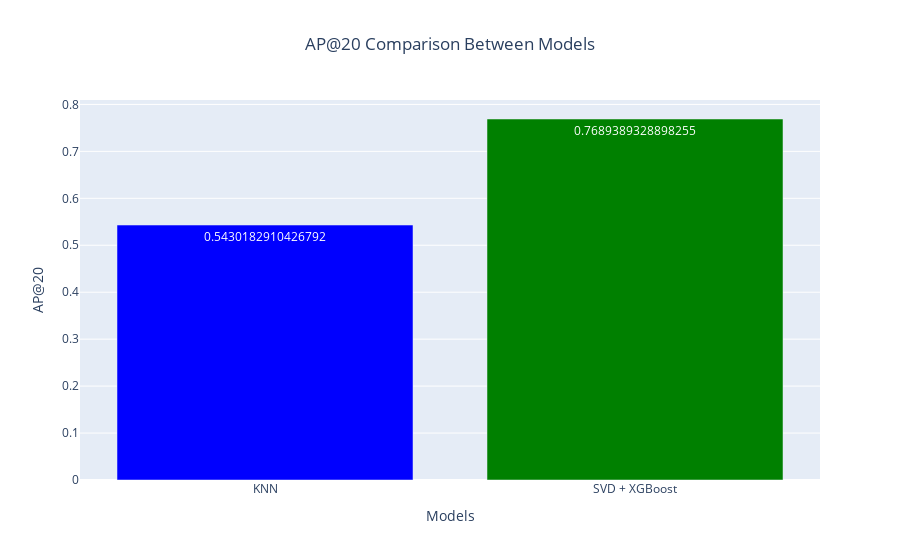

Write notebook code for a chart like this one.
### Code cell
import plotly.express as px

# AP values for the models
models = ['KNN', 'SVD + XGBoost']
ap_values = [mean_ap, avg_ap]

# Create a bar plot using Plotly
fig = px.bar(x=models, y=ap_values, 
             labels={'x': 'Models', 'y': 'AP@20'}, 
             title='AP@20 Comparison Between Models', 
             text=ap_values)

# Customize the layout
fig.update_traces(marker_color=['blue', 'green'])
fig.update_layout(title_x=0.5)  # Center the title

# Show the plot
fig.show()

### Figure 1 — Plotly figure (JSON) as saved in the notebook; plotly's stock layout.template omitted (floating-point values rounded to 4 significant figures)
{"data": [{"alignmentgroup": "True", "hovertemplate": "Models=%{x}<br>AP@20=%{y}<br>text=%{text}<extra></extra>", "legendgroup": "", "marker": {"color": ["blue", "green"], "pattern": {"shape": ""}}, "name": "", "offsetgroup": "", "orientation": "v", "showlegend": false, "text": [0.543, 0.7689], "textposition": "auto", "type": "bar", "x": ["KNN", "SVD + XGBoost"], "xaxis": "x", "y": [0.543, 0.7689], "yaxis": "y"}], "layout": {"barmode": "relative", "legend": {"tracegroupgap": 0}, "title": {"text": "AP@20 Comparison Between Models", "x": 0.5}, "xaxis": {"anchor": "y", "domain": [0, 1], "title": {"text": "Models"}}, "yaxis": {"anchor": "x", "domain": [0, 1], "title": {"text": "AP@20"}}}}
